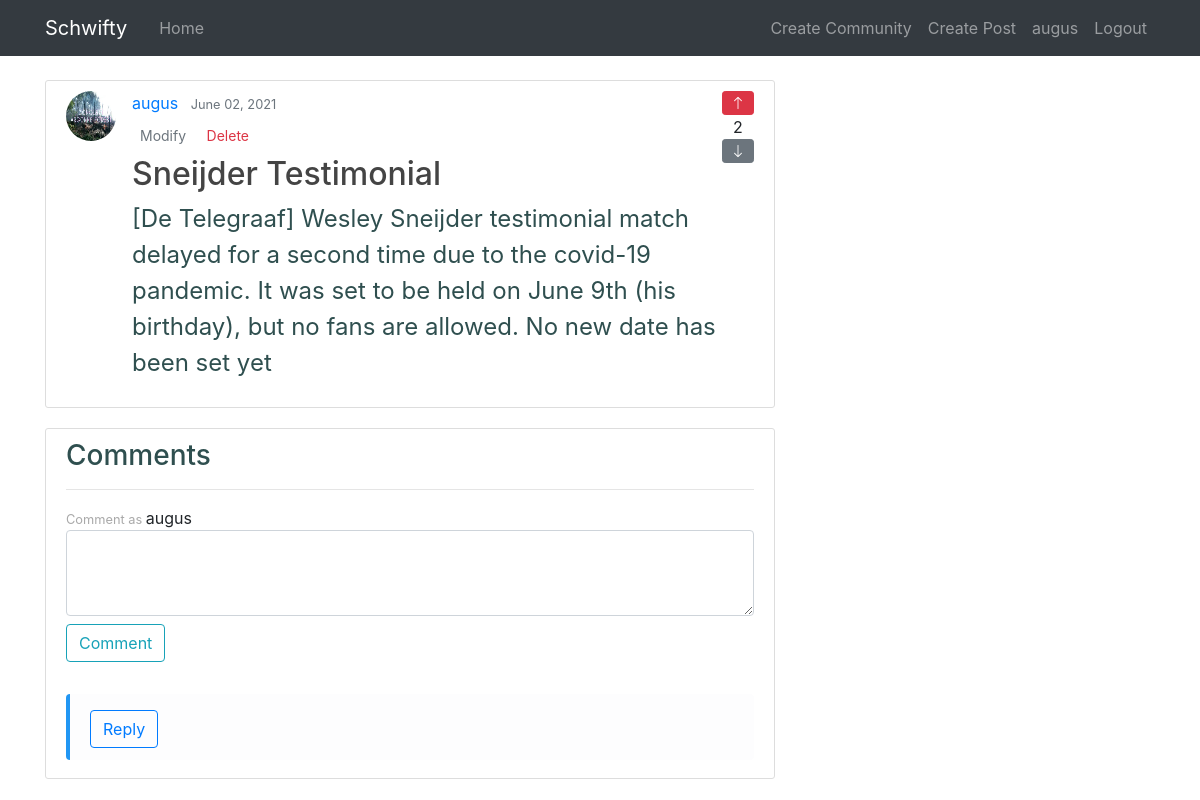
The page /post/8/ (signed in) on the database its author committed.
### blog/models.py (models this page shows, shortened)
class Post(models.Model):
    title = models.CharField(max_length=100)
    content = models.TextField()
    date_posted = models.DateTimeField(default=timezone.now)
    author = models.ForeignKey(User, on_delete=models.CASCADE)
    upvotes = models.ManyToManyField(
        User, blank=True, related_name='post_upvotes')
    downvotes = models.ManyToManyField(
        User, blank=True, related_name='post_downvotes')
    posted_to = models.ForeignKey(Community, on_delete=models.CASCADE)

### users/models.py (models this page shows, shortened)
class Profile(models.Model):
    user = models.OneToOneField(User, on_delete=models.CASCADE)
    image = models.ImageField(default='default.jpg', upload_to='profile_pics')

### blog/views.py (the view)
# urls.py: path('post/<int:pk>/', views.PostDetailView.as_view(), name='post-detail'),
class PostDetailView(LoginRequiredMixin, DetailView):
    model = Post
    def get_context_data(self, **kwargs):
        context = super().get_context_data(**kwargs)
        post = get_object_or_404(Post, pk=self.kwargs.get('pk'))
        user = get_object_or_404(User, pk=self.request.user.id)
        context['thisUserUpVote'] = post.upvotes.filter(id=user.id).count()
        context['thisUserDownVote'] = post.downvotes.filter(id=user.id).count()
        context['postScore'] = post.upvotes.count() - post.downvotes.count()
        context['comments'] = post.comments.all()
        return context

### blog/templates/blog/post_detail.html (shortened to what this page needs)
{% extends "blog/base.html" %}
{% block content %}
<article class="media content-section">
  <img src="{{object.author.profile.image.url}}" class="rounded-circle article-img">
  <div class="media-body">
    <div>
      <a class="mr-2" href="{% url 'user-posts' object.author.username %}">{{ object.author }}</a>
      <small class="text-muted">{{ object.date_posted|date:"F d, Y" }}</small>
      <div class="mb-2 mt-2">
        {% if object.author == user %}
        <a class="btn-sm btn-outline-secondary mt-1 mb-1" href="{% url 'post-update' object.id %}">Modify</a>
        <a class="btn-sm btn-outline-danger mt-1 mb-1" href="{% url 'post-delete' object.id %}">Delete</a>
        {% endif %}
      </div>
    </div>
    <h2 class="article-title">{{ object.title }}</h2>
    <p class="article-content">{{ object.content }}</p>
  </div>
  <div class="vote-buttons">
    {% if thisUserUpVote == 1 %}
    <button class="vote-up btn btn-sm btn-danger">
      <i class="bi bi-arrow-up"></i>
    </button>
    {% else %}
    <button class="vote-up btn btn-sm btn-secondary">
      <i class="bi bi-arrow-up"></i>
    </button>
    {% endif %}
    <div class='vote-tally' style="text-align: center;">
      {{postScore}}
    </div>
    {% if thisUserDownVote == 1 %}
    <button class="vote-down btn btn-sm btn-primary">
      <i class="bi bi-arrow-down"></i>
    </button>
    {% else %}
    <button class="vote-down btn btn-sm btn-secondary">
      <i class="bi bi-arrow-down"></i>
    </button>
    {% endif %}
  </div>
</article>
<article class="content-section">
  <h3>Comments</h3>
  <hr>
  <small>Comment as </small> {{user}}
  <div class="form-group">
    <textarea class="form-control" id="commentForm" rows="3"></textarea>
    <button class="my-2 btn btn-outline-info user-comment" type="submit">Comment</button>
  </div>
  <div class="list-group comment-section">
    {% if not object.comments.all %}
    <div class="no-comment-yet">
      No comments yet..<br>
      Be the first to comment
    </div>
    {% else %}
    {% load mptt_tags %}
    {% recursetree comments %}
    <div id="{{node.id}}" class="list-group-item list-group-item-light my-2">
      <button class="btn btn-outline-primary" id="replyButton{{node.id}}"
        onclick="toggleReplyBox({{node.id}})">Reply</button>
    </div>
    {% endrecursetree %}
    {% endif %}
  </div>
</article>
{% endblock content %}

### blog/templates/blog/base.html (shortened to what this page needs)
{% load static %}
<html>
    <head>
    <link rel="stylesheet" href="https://maxcdn.bootstrapcdn.com/bootstrap/4.0.0/css/bootstrap.min.css">
    <link rel="stylesheet" href ="{% static 'blog/main.css'%}">
    <link rel="stylesheet" href="https://cdn.jsdelivr.net/npm/bootstrap-icons@1.5.0/font/bootstrap-icons.css">
    </head>
    <body>
        <header class="site-header">
            <nav class="navbar navbar-expand-md navbar-dark bg-dark fixed-top">
              <div class="container">
                <a class="navbar-brand mr-4" href="{% url 'blog-home' %}">Schwifty</a>
                <div class="collapse navbar-collapse" id="navbarToggle">
                  <div class="navbar-nav mr-auto">
                    <a class="nav-item nav-link" href="{% url 'blog-home' %}">Home</a>
                  </div>
                  <div class="navbar-nav">
                    {% if user.is_authenticated %}
                    <a class="nav-item nav-link" href="{% url 'comm-create' %}">Create Community</a>
                      <a class="nav-item nav-link" href="{% url 'post-create' %}">Create Post</a>
                      <a class="nav-item nav-link" href ="{% url 'profile' %}">{{user.username}}</a>
                      <a class="nav-item nav-link" href="{% url 'logout' %}">Logout</a>
                    {% else %}
                      <a class="nav-item nav-link" href="{% url 'login'%}">Login</a>
                      <a class="nav-item nav-link" href="{% url 'register'%}">Register</a>
                    {% endif %}
                  </div>
                </div>
              </div>
            </nav>
        </header>
          <main role="main" class="container">
            <div class="row">
              <div class="col-md-8">
                {% block content %}{% endblock %}
              </div>
                <div class="col-md-4">
              </div>
            </div>
          </main>
    </body>
</html>

### blog/static/blog/main.css (style rules this page uses)
body { margin-top: 5rem; }
h1 , h2, h3 { color: darkslategray; }
.content-section { background: white; padding: 10px 20px; border: 1px solid #dddddd; border-radius: 3px; margin-bottom: 20px; }
small { color: darkgray; }
.article-title { color: #444444; }
p.article-content { font-size: 24px; color: darkslategray; }
.article-content { white-space: pre-line; }
.article-img { height: 50px; width: 50px; margin-right: 16px; }
.list-group-item { border: solid #2196F3 !important; border-width: 0 0 0 4px !important; }

### rows shown on the page
Post: author.profile.image (placeholder picture), author "augus", date_posted "June 02, 2021", title "Sneijder Testimonial", content "[De Telegraaf] Wesley Sneijder testimonial match delayed for a second time due to the covid-19 pandemic. It was set to be held on June 9th (his birthday), but no fans are allowed. No new date has been set yet"

### other values the page prints
{{ user.username }} "augus"
{{ postScore }} "2"
{{ user }} "augus"
